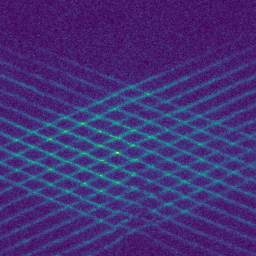
#> input picture Template_Matching_Test/Target/frame_2_2us.png, 256 x 256 px
$ python Intensity_Intersection_Locator.py
#> lines starting #> are read from the running program, lines starting #| are printed output that depends on the picture; after the words box and inside, x2 and y2 are one past the last pixel; in counts of white or black regions, pixels touching at a corner belong together
import cv2
import matplotlib.pyplot as plt
import numpy as np
from skimage.morphology import skeletonize
from sklearn.cluster import DBSCAN

# Load the image in grayscale
image_location = "Template_Matching_Test/Target/frame_2_2us.png"
image = cv2.imread(image_location, cv2.IMREAD_GRAYSCALE)
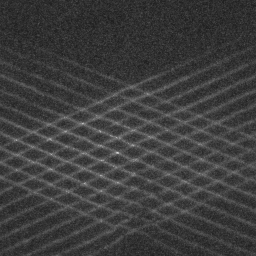
#> image: shape (256, 256); min 30, max 215, mean 61.4

# Step 1: Adaptive Thresholding
blur = cv2.GaussianBlur(image, (5, 5), 0)
ret3, th3 = cv2.threshold(blur, 0, 255, cv2.THRESH_BINARY + cv2.THRESH_OTSU)
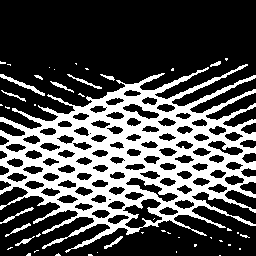
#> th3: shape (256, 256); 30.9% white; 46 white regions (34 under 20 px), largest, box (x1, y1, x2, y2) and area: (0, 64, 256, 253) 19237, (0, 74, 45, 96) 173, (0, 207, 34, 224) 95
#> ret3 = 66

# Apply skeletonization
skeleton = skeletonize(th3 // 255).astype(np.uint8) * 255
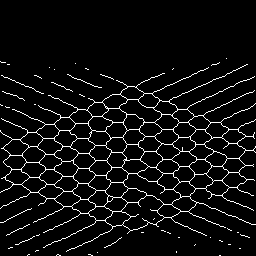
#> skeleton: shape (256, 256); 6.1% white in thin lines or dots, all inside (x1, y1, x2, y2) = (0, 58, 256, 256)

# Apply Probabilistic Hough Line Transform
minLineLength = 50
maxLineGap = 15
threshold = 30
lines = cv2.HoughLinesP(skeleton, 1, np.pi / 180, threshold=threshold,
                        minLineLength=minLineLength, maxLineGap=maxLineGap)
#> lines = 52 rows, first 6: [150, 167, 230, 201], [2, 133, 242, 235], [45, 154, 247, 64], [35, 132, 253, 224], [2, 119, 130, 173], [1, 148, 129, 202]

og_image = cv2.cvtColor(image.copy(), cv2.COLOR_GRAY2BGR)
for line in lines:
    x1, y1, x2, y2 = line[0]
    cv2.line(og_image, (x1, y1), (x2, y2), (0, 255, 0), 1)
#> this loop made 52 passes
#> (x1, y1, x2, y2) on passes 1 to 12: (150, 167, 230, 201), (2, 133, 242, 235), (45, 154, 247, 64), (35, 132, 253, 224), (2, 119, 130, 173), (1, 148, 129, 202), (0, 222, 254, 104), (28, 254, 121, 210), (153, 210, 253, 164), (9, 93, 251, 195), (2, 75, 248, 179), (6, 235, 255, 119)
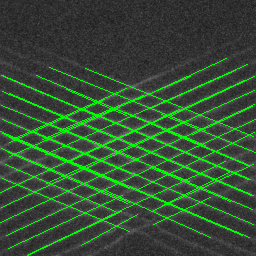
#> og_image: shape (256, 256, 3); mean B, G, R 52.6, 78.1, 52.6

"""
Calculate Slope Intercept of Line Segments
"""
threshold = 0.1

line_np = lines[:, 0]
#> line_np has the same summary as lines
slope_line = (line_np[:, 3] - line_np[:, 1]) / (line_np[:, 2] - line_np[:, 0])
#> slope_line = 52 values, max 0.448 at index 18, min -0.554 at index 41, mean -0.0044
intercept = line_np[:, 1] - slope_line * line_np[:, 0]
#> intercept = 52 values, max 296.5 at index 47, min 33.6 at index 17, mean 155.6
index_positive = slope_line > 0
index_negative = slope_line < 0

features = np.hstack([slope_line[:, np.newaxis], intercept[:, np.newaxis]])
#> features = 52 pairs, first value -0.554 to 0.448, second value 33.6 to 296.5

# Apply DBSCAN clustering to group lines with similar slopes
clustering = DBSCAN(eps=threshold, min_samples=1).fit(features)
labels = clustering.labels_
#> labels = 52 values, max 49 at index 51, min 0 at index 0, mean 24.67

# Compute the average slope and intercept for each cluster
unique_labels = np.unique(labels)
#> unique_labels = 50 values from 0 to 49
average_lines = []

for label in unique_labels:
    indices = np.where(labels == label)[0]
    avg_slope = np.mean(slope_line[indices])
    avg_intercept = np.mean(intercept[indices])
    average_lines.append([avg_slope, avg_intercept])
#> this loop made 50 passes
#> (indices, avg_slope, avg_intercept) on passes 1 to 12: ([0], 0.425, 103.2), ([1], 0.425, 132.2), ([2], -0.446, 174), ([3], 0.422, 117.2), ([4], 0.422, 118.2), ([5], 0.422, 147.6), ([6], -0.465, 222), ([7], -0.473, 267.2), ([8], -0.46, 280.4), ([9], 0.421, 89.21), ([10], 0.423, 74.15), ([11], -0.466, 237.8)
#> after the loop, average_lines = 50 pairs, first value -0.554 to 0.448, second value 33.6 to 296.5

# Convert the result to a numpy array for further processing
average_lines = np.array(average_lines)

# Create a color image to draw lines on
color_image = cv2.cvtColor(image.copy(), cv2.COLOR_GRAY2BGR)

# Draw the merged lines on the image
#> (the run stopped early here; a loop or call above may not have finished)

$ run again, with Template_Matching_Test/Target/frame_0_2us.png copied over Template_Matching_Test/Target/frame_2_2us.png
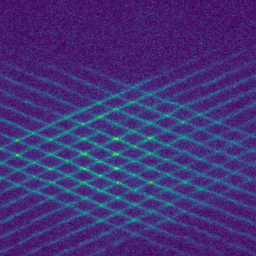
#> input picture Template_Matching_Test/Target/frame_0_2us.png, 256 x 256 px
#> `ret3, th3 = cv2.threshold(blur, 0, 255, cv2.THRESH_BINARY + cv2.THRESH..`:
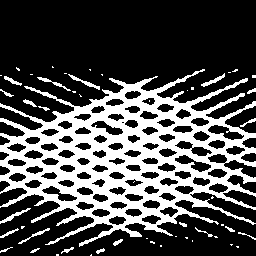
#> th3: shape (256, 256); 30.2% white; 52 white regions (30 under 20 px), largest, box (x1, y1, x2, y2) and area: (0, 69, 256, 247) 18645, (68, 74, 100, 90) 102, (0, 208, 31, 224) 101
#> ret3 = 67
#> skeleton: shape (256, 256); 6% white in thin lines or dots, all inside (x1, y1, x2, y2) = (0, 66, 256, 255)
#> lines = 48 rows, first 6: [0, 236, 230, 129], [29, 176, 253, 76], [31, 252, 189, 181], [0, 222, 252, 104], [73, 106, 253, 179], [3, 120, 200, 203]
#> the loop `for line in lines:` made 48 passes
#> after the loop `for line in lines:`:
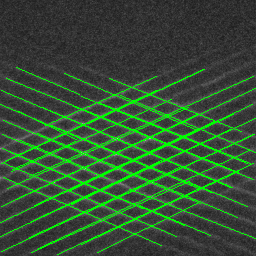
#> og_image: shape (256, 256, 3); mean B, G, R 52.8, 79.6, 52.8
#> line_np has the same summary as lines
#> slope_line = 48 values, max 0.483 at index 17, min -0.49 at index 46, mean -0.0211
#> intercept = 48 values, max 299.5 at index 46, min 34.23 at index 27, mean 161.9
#> features = 48 pairs, first value -0.49 to 0.483, second value 34.23 to 299.5
#> labels = 48 values from 0 to 47
#> the loop `for label in unique_labels:` made 48 passes
#> (indices, avg_slope, avg_intercept) on passes 1 to 8: ([0], -0.465, 236), ([1], -0.446, 188.9), ([2], -0.449, 265.9), ([3], -0.468, 222), ([4], 0.406, 76.39), ([5], 0.421, 118.7), ([6], -0.467, 237.2), ([7], 0.421, 89.32)
#> after the loop `for label in unique_labels:`: average_lines has the same summary as features

$ run again, with Template_Matching_Test/Target/frame_1_2us.png copied over Template_Matching_Test/Target/frame_2_2us.png
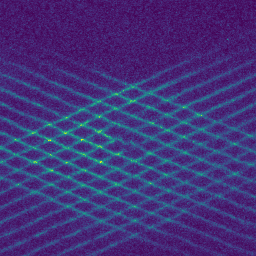
#> input picture Template_Matching_Test/Target/frame_1_2us.png, 256 x 256 px
#> `ret3, th3 = cv2.threshold(blur, 0, 255, cv2.THRESH_BINARY + cv2.THRESH..`:
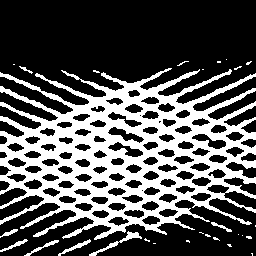
#> th3: shape (256, 256); 33% white; 28 white regions (20 under 20 px), largest, box (x1, y1, x2, y2) and area: (0, 68, 256, 240) 20839, (89, 231, 142, 256) 206, (58, 239, 91, 256) 113
#> ret3 = 67
#> skeleton: shape (256, 256); 6.3% white in thin lines or dots, all inside (x1, y1, x2, y2) = (0, 59, 256, 256)
#> lines = 47 rows, first 6: [2, 89, 253, 196], [0, 222, 253, 104], [135, 130, 255, 74], [37, 75, 246, 163], [1, 236, 198, 144], [2, 104, 253, 210]
#> the loop `for line in lines:` made 47 passes
#> after the loop `for line in lines:`:
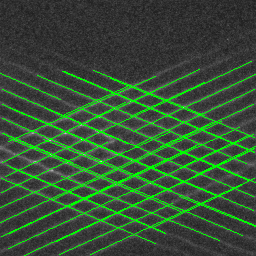
#> og_image: shape (256, 256, 3); mean B, G, R 54.4, 79.5, 54.4
#> line_np has the same summary as lines
#> slope_line = 47 values, max 0.433 at index 14, min -0.488 at index 40, mean -0.0503
#> intercept = 47 values, max 298.6 at index 46, min 32.3 at index 31, mean 164.3
#> features = 47 pairs, first value -0.488 to 0.433, second value 32.3 to 298.6
#> labels = 47 values, max 45 at index 46, min 0 at index 0, mean 22.15
#> unique_labels = 46 values from 0 to 45
#> the loop `for label in unique_labels:` made 46 passes
#> (indices, avg_slope, avg_intercept) on passes 1 to 8: ([0], 0.426, 88.15), ([1], -0.466, 222), ([2], -0.467, 193), ([3], 0.421, 59.42), ([4], -0.467, 236.5), ([5], 0.422, 103.2), ([6, 25], -0.468, 251.7), ([7], -0.471, 208.5)
#> after the loop `for label in unique_labels:`: average_lines = 46 pairs, first value -0.488 to 0.433, second value 32.3 to 298.6
